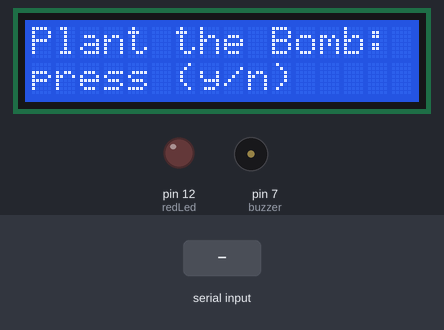
Bench run of a sketch on a simulated Arduino Uno, built with avr-gcc and run on an emulated ATmega328P. Shown: 16×2 character LCD, output pins drawn as LEDs (lit = HIGH), buzzer (waves = sounding). Dashed ring = blinking. The test bench sets the inputs (shaded band). What the sketch prints to the serial monitor is not drawn.

Above: at 1.2 s.
1.3 s: "y90\n" received over Serial
At 1.9 s:
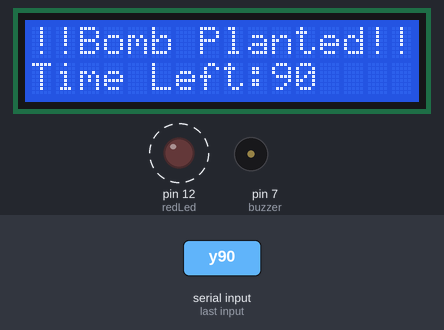
At 2.36 s:
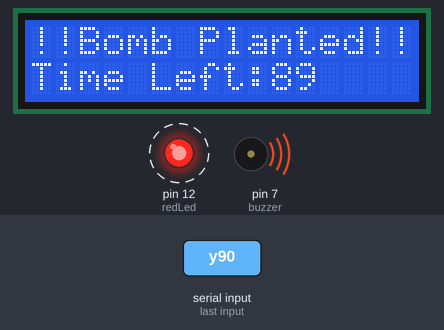
Timing chart, 0 to 10.3 s (numbered marks = the images above; inputs shaded):
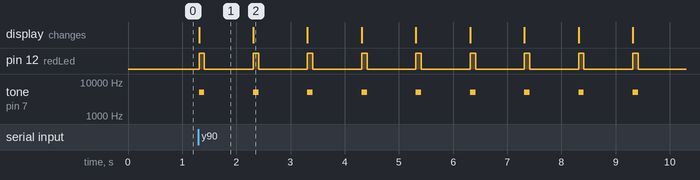

The sketch:

Bomb.ino
```cpp
#include <LiquidCrystal.h>

LiquidCrystal LCD(10, 9, 5, 4, 3, 2);  //initializing object LCD (RS = pin 10, E = pin 9, pins (5,4,3,2) are data pins)
int redLed = 12;  // red LED is connected to digital pin no. 12 of arduino.
int buzzer = 7;  //buzzer is connected to digital pin no. 7 of arduino.
int timer;  // variable for countdown timer.
char choice;  // variable for storing user Choice.


void setup() {
  LCD.begin(16,2);  //initializing 16x2 LCD display
  pinMode(redLed, OUTPUT);
  Serial.begin(9600);
}

void loop() {
  LCD.clear();
  Serial.println("Plant the Bomb:");  //Printing message in Serial monitor
  Serial.println("press (y/n)\n");
  LCD.print("Plant the Bomb:"); LCD.setCursor(0,1); LCD.print("press (y/n)");  //Printing message in LCD display

  while (Serial.available() == 0);  // Waiting for user input
  choice = Serial.read();  //assigning user input to charter variable choice.

  //desision control Structure.
  if (choice == 'y'){
    Serial.println("Set Timer :\n");  //Printing message in Serial monitor
    LCD.clear();  //clear LCD display
    LCD.print("Set Timer:");   //Printing message in LCD display

    while (Serial.available() == 0 );  // Waiting for user input
    timer = Serial.parseInt();  //assigning user input to integer variable timer
    LCD.clear();  //clear LCD display
    LCD.print("!!Bomb Planted!!");  //Printing message in LCD display
    LCD.setCursor(0,1);  //setting cursor to next row
    LCD.print("Time Left:");  //Printing message in LCD display
    for (int i=timer ; i>0 ; i--){
      LCD.setCursor(10,1);
      LCD.print(i);  //Printing time
      LCD.print(" ");  //Overwriting garbage value with Space when digit shift from ten's place to one's place.
      digitalWrite(redLed, HIGH);  // red LED on.
      tone(buzzer, 5000, 100);  //buzzer on with 5000hz frequency for 100ms.
      delay(100);
      digitalWrite(redLed, LOW);  //red LED off.
      delay(900);
    }
    digitalWrite(redLed ,HIGH);  // red LED on.
    LCD.clear();
    LCD.print("Terriost Win!!"); //Printing message in LCD display
    delay(3000);
    digitalWrite(redLed, LOW);  // red LED on.
  }

  else if(choice == 'n'){
    LCD.clear();
    Serial.println("Counter Terriost Win.");
    LCD.print("Counter Terriost"); LCD.setCursor(6,1); LCD.print("Win");  //Printing message in LCD display
    delay(3000);
  }
  else{
    LCD.clear();
    Serial.println("Wrong Choice.");
    LCD.print("Wrong Choice.");  //Printing message in LCD display
    delay(1000);

  }
}
```

Measured:
- after the input at 1.3 s, pin 12 (redLed): alternates HIGH for 0.10 s and LOW for 0.90 s, starting at once; tone on pin 7 (buzzer): alternates 5000 Hz for 0.10 s and silent for 0.90 s, starting at once; the display: changes at once (image 1)
- what the display in image 1 shows lasts 1.0 s, from 1.3 s to 2.3 s
